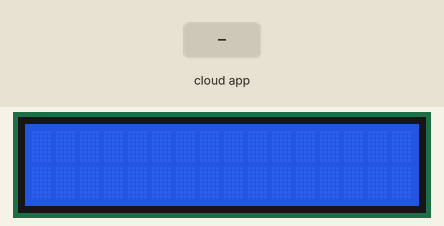
Bench run of a sketch on a simulated ESP8266 (NodeMCU). On the bench: 16×2 character LCD. The inputs (shaded band) are chosen by the test bench. WiFi joins after 1.5 s; servers stay silent unless stated; the Firebase database answers and starts empty; what the sketch prints to the serial monitor is not drawn.

Above: at 2.7 s.
2.8 s: the phone or cloud app sets weather to 0
At 3.5 s:
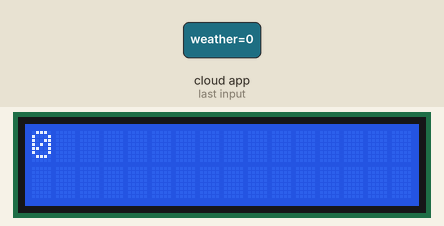
5.3 s: the phone or cloud app sets weather to 1
At 7.0 s:
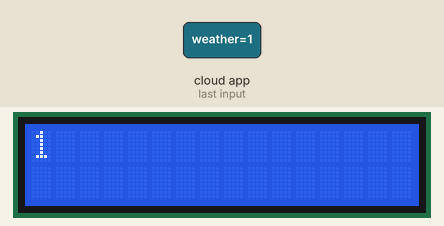
Timing chart, 0 to 8.5 s (numbered marks = the images above; inputs shaded):
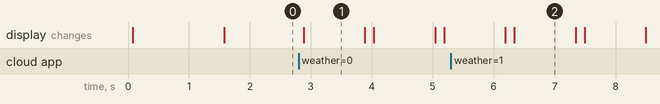

Measured:
- after the input at 2.8 s, the display: changes after 0.08 s (image 1)
- after the input at 5.3 s, the display: first differs from a run without the input after 1.0 s (image 2)
- what the display in image 1 shows lasts 1.0 s, from 2.9 s to 3.9 s

The sketch:

nodemcu_modified.ino
```cpp
#include <FirebaseArduino.h>
#include <ESP8266WiFi.h>
#include <Servo.h>
#include <LiquidCrystal.h>
#include<string.h>

const int rs = D7, en = D6, d4 = D3, d5 = D2, d6 = D1, d7 = D0;
LiquidCrystal lcd(rs, en, d4, d5, d6, d7);


const char *ssid =  "YOUR WIFI SSID";
const char *pass =  "YOUR WIFI PASSWORD";


const char *fire_host="FIREBASE HOST";
const char *fire_secret="SECRET KEY ";


String response;

WiFiClient client;

void setup()
{
       Serial.begin(115200);
       delay(10);

       lcd.begin(16, 2);

       Serial.println("Connecting to ");
       lcd.print("Connecting to Wifi ");
       Serial.println(ssid);

       WiFi.begin(ssid, pass);
       while (WiFi.status() != WL_CONNECTED)
          {
            delay(500);
            Serial.print(".");
          }
      Serial.println("");
      Serial.println("WiFi connected");
      lcd.print("Connected to Wifi");
      Serial.println(WiFi.localIP());

      Firebase.begin(fire_host,fire_secret);

     lcd.clear();

}

void loop()
{
  response=Firebase.getString("weather");
  Serial.println(response);
  lcd.print(response);

  delay(1000);
  lcd.clear();


}
```
